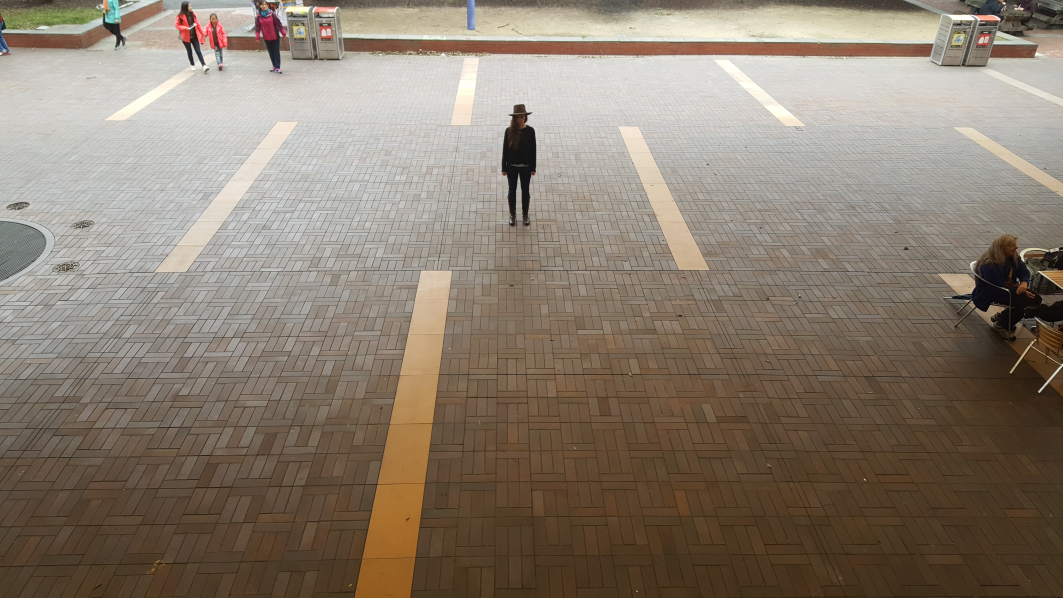
#> input picture camera/architecture_tests/test_image.jpg, 5312 x 2988 px (shown at 1/5 size)
$ python 2_1_HOG.py   (Python 2 division)
#> lines starting #> are read from the running program, lines starting #| are printed output that depends on the picture; after the words box and inside, x2 and y2 are one past the last pixel; in counts of white or black regions, pixels touching at a corner belong together
### camera/architecture_tests/hog_classifier/HOG_classifier.py
import cv2
import time
import numpy as np

class HOGClassifier:

  def __init__(self):
    self.classifier = cv2.HOGDescriptor()
    self.classifier.setSVMDetector(cv2.HOGDescriptor_getDefaultPeopleDetector())
    print "HOG CLASSIFIER DEFINED - DEFAULT PEOPLE"

  def detect(self, frame):
    (rects, weights) = self.classifier.detectMultiScale(frame,
                        winStride=(4,4), padding=(8,8), scale=1.05)
    print "HOG CLASSIFIER DETECT RETURN"
    return (rects, weights)

  # [14 lines left out: function run_scale_bench, not called in this run]


### camera/architecture_tests/2_1_HOG.py
# Option 2.1
# this code examines the use of the singular hog detector
# as per the report option 2.1

from hog_classifier import HOGClassifier
import cv2
import time
import imutils

#video capture set up
fourcc = cv2.VideoWriter_fourcc(*'XVID')
out = cv2.VideoWriter('outputs/output_hog_'+str(time.time())+'.avi',fourcc, 20.0, (720,480))
stream = cv2.VideoCapture('test.avi')

#image capture
image = cv2.imread('test_image.jpg', 1)
#> image is the input picture: shape (2988, 5312, 3); mean B, G, R 111.9, 125.9, 138.3
image = cv2.resize(image, (720,480))
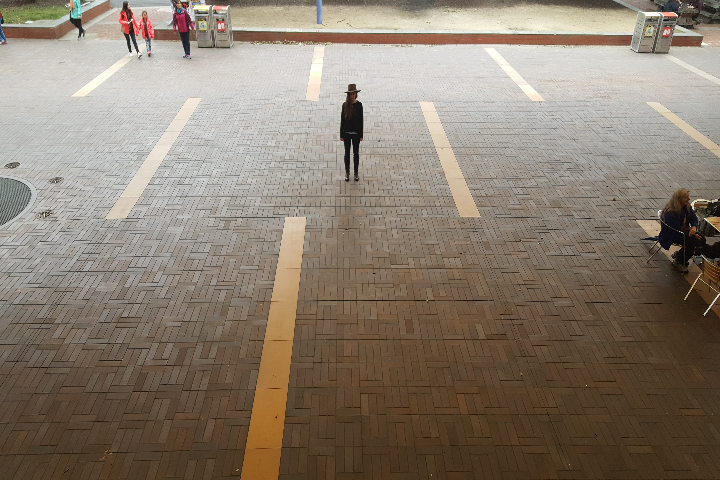
#> image: shape (480, 720, 3); mean B, G, R 111.8, 125.8, 138.3

# set up the HOG classifier
hog = HOGClassifier()

# detect from image test
(rects, weights) = hog.detect(image)
#> in detect, `(rects, weights) = self.classifier.detectMultiScale(frame, winStride=(..`: rects = [[317, 66, 70, 141]]; weights = [2.91]
#> rects = [[317, 66, 70, 141]]; weights = [2.91]

for (x,y,w,h) in rects:
  cv2.rectangle(image, (x,y),(x+w,y+h),(0,0,255),2)
  print "!PING!"
#> this loop made 1 pass
#| !PING!
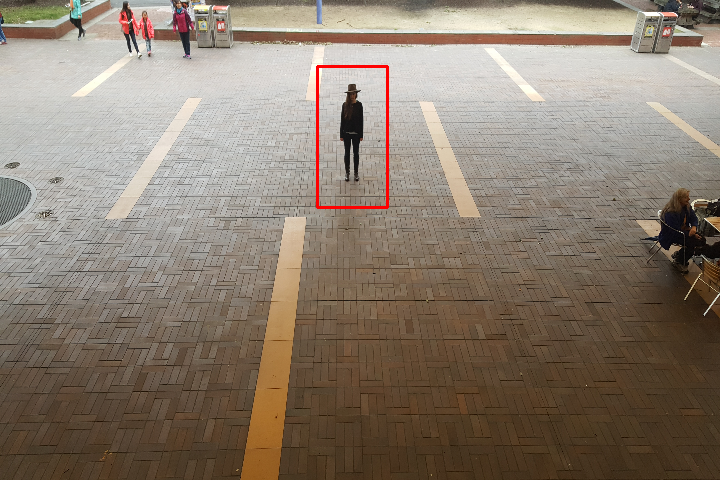
#> image: shape (480, 720, 3); 0.37% of pixels changed, all inside (x1, y1, x2, y2) = (316, 65, 389, 209)

cv2.imwrite('images/image'+str(time.time())+'.jpg', image)

frames = 0

# loop over some frames

'''
while (stream.isOpened()):

  (flag, frame) = stream.read()

  if flag:
    frame = cv2.resize(frame, (720,480))
    (rects, weights) = hog.detect(frame)

    for (x,y,w,h) in rects:
        cv2.rectangle(frame, (x,y),(x+w,y+h),(0,0,255),2)
        print "!PING!"

    out.write(frame)
    print "Written Frames:: ", frames
    frames = frames + 1
  else:
     break

out.release()
stream.release()
cv2.destroyAllWindows()

 # [4 lines of commented-out code are left out]
'''
